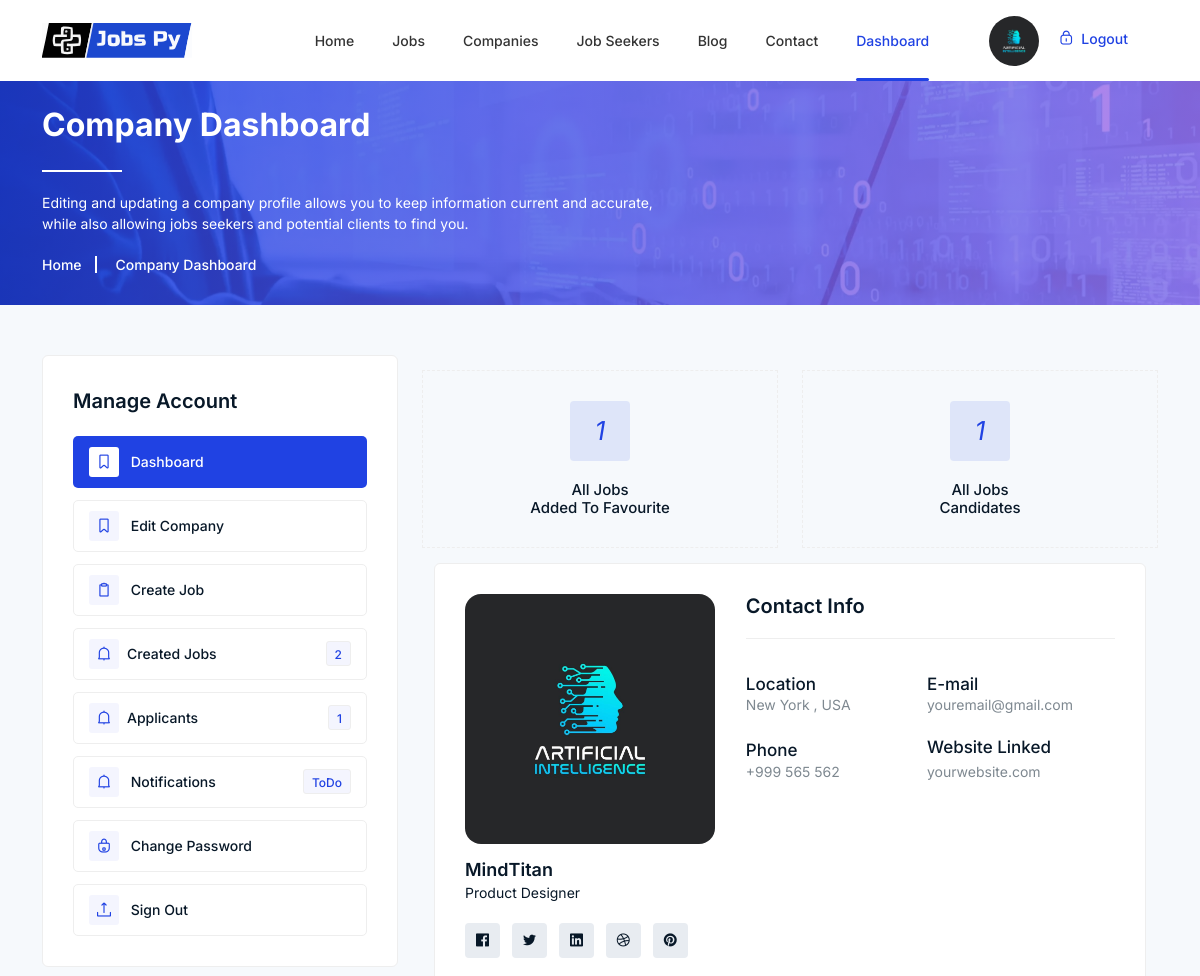
The page /company/dashboard/ (signed in, upper part) on the database as committed earlier.
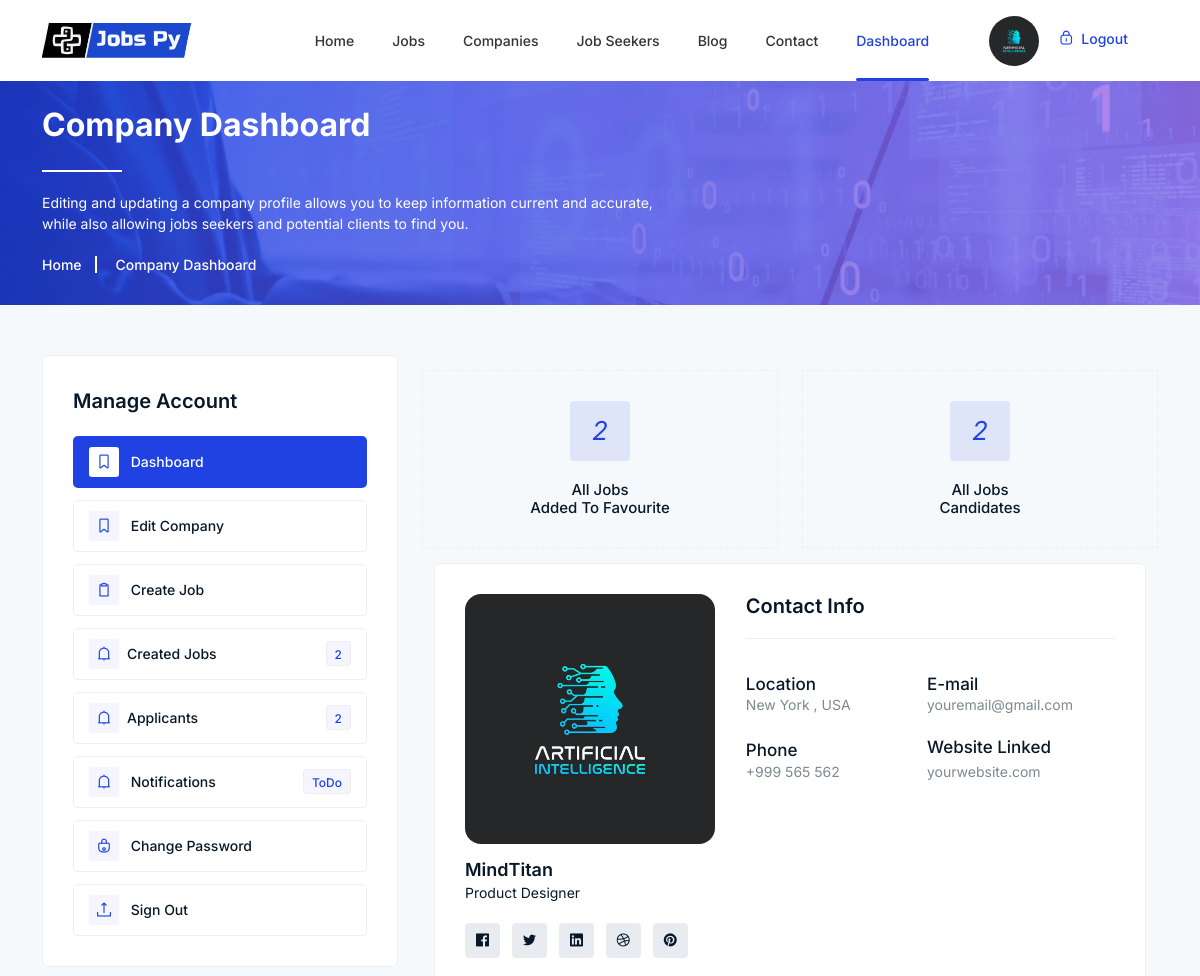
The same page on the database as committed later.
### jobsPy/accounts/models.py (models this page shows)
class Account(AbstractBaseUser, PermissionsMixin):
    username = None
    ROLE_CHOICES = (
        ('jobseeker', 'Job Seeker'),
        ('company', 'Company'),
    )
    role = models.CharField(max_length=10, choices=ROLE_CHOICES)
    date_joined = models.DateTimeField(auto_now_add=True)
    last_login = models.DateTimeField(auto_now_add=True)
    email = models.EmailField(max_length=100, unique=True, null=False, blank=False)
    USERNAME_FIELD = 'email'
    EMAIL_FIELD = 'email'
    REQUIRED_FIELDS = []
    objects = AccountModel()
    is_staff = models.BooleanField(default=False)

### jobsPy/company/models.py (models this page shows)
class CompanyProfile(models.Model):
    user = models.OneToOneField(UserModel, on_delete=models.CASCADE, primary_key=True, related_name="company")
    name = models.CharField(max_length=40)
    description = RichTextField(null=False, blank=False)
    location = models.CharField(max_length=40)
    email = models.EmailField(max_length=254, null=False, blank=False)
    image = models.ImageField(
        null=True, blank=True, upload_to="company/image")
    website_url = models.URLField(max_length=200)
    @property
    def get_all_applicant(self):
        return Applicant.objects.filter(job__user=self.user, job__is_published=True).count()

### jobsPy/jobs/models.py (models this page shows, shortened)
class Job(models.Model):
    user = models.ForeignKey(UserModel,  on_delete=models.CASCADE)
    title = models.CharField(max_length=300)
    slug = models.SlugField(allow_unicode=True, max_length=100, unique=True)
    category = models.ForeignKey(Category,  on_delete=models.CASCADE)
    seniority = models.ForeignKey(Seniority, on_delete=models.SET_NULL, blank=True, null=True)
    description = RichTextField(null=False, blank=False)
    responsibilities = RichTextField(null=False, blank=False)
    benefits = RichTextField(null=True, blank=True)
    job_image = models.ImageField(null=True, blank=True, upload_to="jobs/image", default="images/default/default.jpg")
    vacancy = models.IntegerField(null=True, blank=True)
    location = models.CharField(max_length=300,)
    job_type = models.CharField(choices=JOB_TYPE, max_length=10)
    salary = models.CharField(max_length=30, blank=True)
    deadline = models.DateField()
    is_published = models.BooleanField(default=True)
    created_at = models.DateTimeField(auto_now_add=True)
    modified_at = models.DateTimeField(auto_now=True)
    needed_skills = models.ManyToManyField(Skills, related_name="needed_skills")

### jobsPy/company/views.py (the view)
# urls.py: path('dashboard/', CompanyDashboard.as_view(), name="company-dashboard"),
class CompanyDashboard(LoginRequiredMixin, CompanyRoleRequiredMixin, TemplateView):
    template_name = "company/company_dashboard.html"
    def get_context_data(self, **kwargs):
        job_creator_jobs = Job.objects.filter(user=self.request.user)
        all_favourite = FavoriteJob.objects.filter(job__in=job_creator_jobs).count()
        user_jobs = Job.objects.filter(user=self.request.user)
        job_count = FavoriteJob.objects.filter(job__in=job_creator_jobs).count()
        job_for_this_user = Job.objects.filter(user=self.request.user, is_published=True)
        all_applicant = (
            Applicant.objects.filter(job__user=self.request.user, job__is_published=True)
            .values('user')
            .count()
        )
        context = super().get_context_data(**kwargs)
        context['user_jobs'] = user_jobs
        context['job_count'] = job_count
        context['all_favourite'] = all_favourite
        context['all_applicant'] = all_applicant
        return context

### jobsPy/core/accounts_mixins.py (called while the page is built)
    def dispatch(self, request, *args, **kwargs):
        if request.user.is_authenticated and request.user.role == "company":
            return super().dispatch(request, *args, **kwargs)
        else:
            return render(request, '403.html', status=403)

### templates/company/company_dashboard.html (shortened to what the changed rows need)
{% extends 'base.html' %}
{% load static %}
{% block main_content %}
    <div class="breadcrumbs overlay">
        <div class="container">
            <div class="row">
                <div class="col-12">
                    <div class="breadcrumbs-content">
                        <h1 class="page-title">Company Dashboard</h1>
                    </div>
                </div>
            </div>
        </div>
    </div>
    <div class="bookmarked section">
        <div class="container">
            <div class="alerts-inner">
                <div class="row">
                    {% include 'company/company-menu.html' %}
                    <div class="col-lg-8 col-12">
            <div class="cat-head job-category">
                <div class="row">
                    <div class="col-md-6 col-12">
                        <a href="#" class="single-cat wow fadeInUp" data-wow-delay=".2s">
                            <div class="icon">
                                <i >{{ all_favourite }}</i>
                            </div>
                        </a>
                    </div>
                    <div class="col-md-6 col-12">
                        <a href="{% url 'jobs-applicants' %}" class="single-cat wow fadeInUp" data-wow-delay=".8s">
                            <div class="icon">
                                <i>{{ all_applicant }}</i>
                            </div>
                        </a>
                    </div>
                </div>
                <div class="resume ">
        <div class="container">
            <div class="resume-inner">
                <div class="row">
                    <div class="col-lg-12 col-12">
                        <div class="inner-content">
                            <div class="personal-top-content">
                                <div class="row">
                                    <div class="col-lg-5 col-md-5 col-12">
                                        <div class="name-head">
                                            {% if user.company.image %}
                                            <a class="mb-2" href="#"><img class="circle-54"
                                                    src="{{ user.company.image.url}}" alt=""></a>
                                            {% endif %}
                                            <h4><a class="name" href="#">{{ user.company.name}}</a></h4>
                                        </div>
                                    </div>
                                </div>
                            </div>
                        </div>
                    </div>
                </div>
            </div>
        </div>
    </div>
            </div>
                    </div>
                </div>
            </div>
        </div>
    </div>
    {%  endblock %}

### templates/base.html (shortened to what the changed rows need)
{% load static %}
{% load socialaccount %}
<!DOCTYPE html>
<html class="no-js" lang="zxx">
<head>
    <link rel="stylesheet" href="{% static '/css/bootstrap.min.css' %}" />
    <link rel="stylesheet" href="{% static '/css/LineIcons.2.0.css' %}" />
    <link rel="stylesheet" href="{% static '/css/animate.css' %}" />
    <link rel="stylesheet" href="{% static '/css/tiny-slider.css' %}" />
    <link rel="stylesheet" href="{% static '/css/glightbox.min.css' %}" />
    <link rel="stylesheet" href="{% static '/css/main.css' %}" />
    <link rel="stylesheet" href="{% static '/css/flaticon.css' %}" />
</head>
<body>
    <header class="header style4">
        <div class="navbar-area">
            <div class="container">
                <div class="row align-items-center">
                    <div class="col-lg-12">
                        <nav class="navbar navbar-expand-lg">
                            <div class="button">
                                {% if user.is_authenticated %}
                                {% if user.company.image %}
                                    <a href="{% url 'login_redirect_dashboard' %} "><img class="user-profile-small" src="{{ user.company.image.url }}" alt="Logo"></a>
                                {% elif user.jobseeker.profile_picture %}
                                    <a href="{% url 'login_redirect_dashboard' %} "><img class="user-profile-small" src="{{ user.jobseeker.profile_picture.url }}" alt="Logo"></a>
                                {% endif %}
                                {% else %}
                                <a href="{% url 'login' %}"   class="login"><i
                                        class="lni lni-lock-alt"></i> Login</a>
                                <a href="{% url 'registration' %}"  class="btn">Sign Up</a>
                                {% endif %}
                            </div>
                        </nav>
                    </div>
                </div>
            </div>
        </div>
    </header>
{% block main_content %}
{% endblock %}
</body>
</html>

### templates/company/company-menu.html (shortened to what this page needs)
                    <div class="col-lg-4 col-12">
                        <div class="dashbord-sidebar">
                            <ul>
                                <li class="heading">Manage Account</li>
                              <li><a class="{% if request.resolver_match.url_name == 'company-dashboard' %}active{% endif %}" href="{% url 'company-dashboard'  %}"><i class="lni lni-bookmark"></i> Dashboard </a></li>
                                <li><a class="" href="{% url 'edit-company-profile' request.user.id %}"><i class="lni lni-bookmark"></i> Edit Company </a></li>
                                <li><a class="{% if request.resolver_match.url_name == 'create_job' %}active{% endif %}"  href="{% url 'create_job' %}"><i class="lni lni-clipboard"></i> Create Job</a></li>
                                <li><a class="" href="{% url 'created-jobs' %}"><i class="lni lni-alarm"></i>Created Jobs <span class="notifi">{{ request.user.job_set.all|length }}</span></a></li>
                                <li><a class="" href="{% url 'jobs-applicants' %}"><i class="lni lni-alarm"></i>Applicants <span class="notifi">{{ request.user.company.get_all_applicant }}</span></a></li>
                                <li><a  href="#"><i class="lni lni-alarm"></i> Notifications <span
                                            class="notifi">ToDo</span></a></li>
                                <li><a href="{% url 'change-password' %}"><i class="lni lni-lock"></i> Change Password</a></li>
                                <li><a href="{% url 'sing-out' %}"><i class="lni lni-upload"></i> Sign Out</a></li>
                            </ul>
                        </div>
                    </div>

Rows that differ between the two databases and show on the page:
changed Account "MindTitan": user.company.get_all_applicant "1" → "2"
Other text that changed with them:
{{ all_favourite }}: "1" → "2"
{{ all_applicant }}: "1" → "2"
